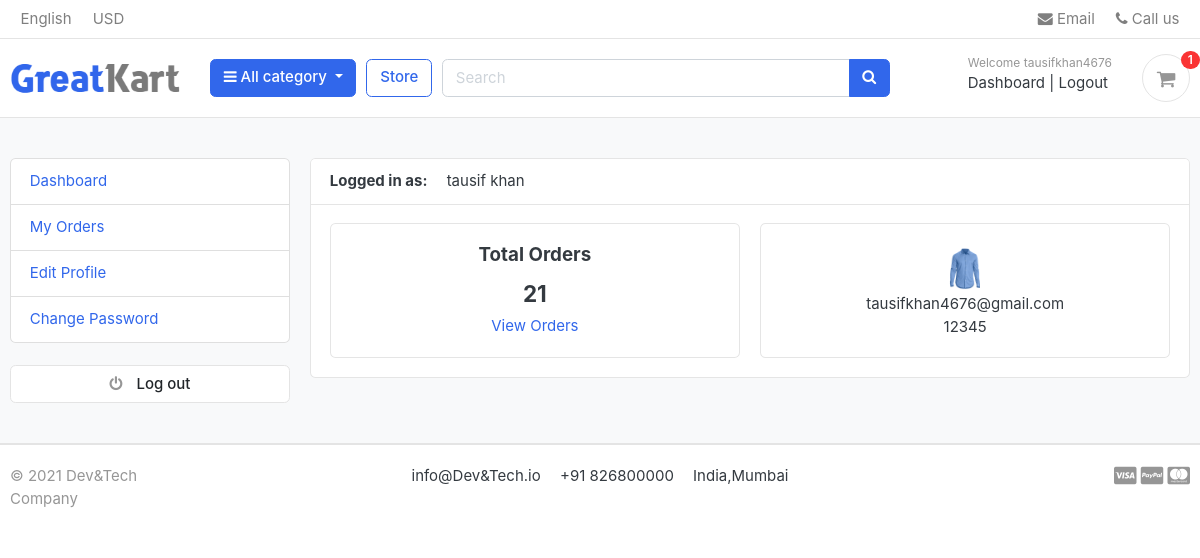
Screenshot of /accounts/dashboard/ (signed in) with the database file from the repository.
### accounts/models.py (models this page shows, shortened)
class Account(AbstractBaseUser):
    first_name=models.CharField(max_length=100,default="")
    last_name=models.CharField(max_length=100,default="")
    username=models.CharField(max_length=100,unique=True,default="")
    email=models.EmailField(max_length=100,unique=True,default="")
    phone_number=models.CharField(max_length=20,default="")
    date_joined=models.DateTimeField(auto_now_add=True)
    last_login=models.DateTimeField(auto_now_add=True)
    is_admin=models.BooleanField(default=False)
    is_active=models.BooleanField(default=False)
    is_staff=models.BooleanField(default=False)
    is_superadmin=models.BooleanField(default=False)
    USERNAME_FIELD='email'
    REQUIRED_FIELDS=['username','first_name','last_name']
    objects=MyAccountManager()

class UserProfile(models.Model):
    user=models.OneToOneField(Account,on_delete=models.CASCADE)
    address_line_1=models.CharField(max_length=255,blank=True)
    address_line_2=models.CharField(max_length=255,blank=True)
    profile_picture=models.ImageField(max_length=20,blank=True)
    city=models.CharField(max_length=20,blank=True)
    state=models.CharField(max_length=50,blank=True)
    country=models.CharField(max_length=20,blank=True)

### accounts/views.py (the view)
# urls.py: path('dashboard/',views.dashboard,name="dashboard"),
@login_required(login_url = 'login')
def dashboard(request):
    orders = Order.objects.order_by('-created_at').filter(user_id=request.user.id, is_ordered=True)
    orders_count = orders.count()
    userprofile=UserProfile.objects.get(user_id=request.user.id)
    context = {
        'orders_count': orders_count,
        'userprofile': userprofile,
    }
    return render(request, 'accounts/dashboard.html', context)

### carts/context_processors.py (called while the page is built)
def counter(request):
    cart_count=0
    if 'admin' in request.path:
        return{}
    else:
        try:
            cart=Cart.objects.filter(cart_id=_cart_id(request))
            if request.user.is_authenticated: #jab user login karega or cart m add karta hai
                cart_items=CartItem.objects.all().filter(user=request.user)
            else: #jab user bina log in k  cart me add karega
                cart_items=CartItem.objects.all().filter(cart=cart[:1])
            for cart_item in cart_items:
                cart_count=cart_count+cart_item.quantity
        except Cart.DoesNotExist:
            cart_count=0
        return dict(cart_count=cart_count)

### carts/views.py (called while the page is built)
def _cart_id(request):
    cart=request.session.session_key
    if not cart:
        cart=request.session.create()
    return cart

### category/context_processors.py (called while the page is built)
def menu_links(request):
    links=Category.objects.all()
    return dict(links=links)

### category/models.py (called while the page is built)
    def get_url(self):
        return reverse('products_by_category',args=[self.slug])

### templates/accounts/dashboard.html (shortened to what this page needs)
{% extends 'base.html' %}
{% block content %}
<section class="section-conten padding-y bg">
<div class="container">
	<div class="row">
	{% include 'includes/dashboard_sidebar.html' %}
	<main class="col-md-9">
		<article class="card">
		<header class="card-header">
			<strong class="d-inline-block mr-3">Logged in as:</strong>
			<span>{{user.first_name}} {{user.last_name}}</span>
		</header>
		<div class="card-body">
			<div class="row">
			<div class="col-md-6">
				<div class="card" style="text-align:center;">
					<div class="card-body">
						<h5 class="card-title">Total Orders</h5>
						<h4>{{orders_count}}</h4>
						<a href="{% url 'my_orders' %}">View Orders</a>
					</div>
				</div>
			</div>
			<div class="col-md-6">
				<div class="card" style="text-align:center;">
					<div class="card-body">
						<img src="{{userprofile.profile_picture.url}}" alt="User Profile Picture" width="50" height="50" style="border-radius:50%;">
						<p class="mb-0">{{user.email}}</p>
						<p>{{user.phone_number}}</p>
					</div>
				</div>
			</div>
			</div>
		</div>
		</article>
	</main>
</div>
</div>
</section>
{% endblock %}

### templates/includes/nav.html (shortened to what this page needs)
{% load static %}
<header class="section-header">
	<nav class="navbar p-md-0 navbar-expand-sm navbar-light border-bottom">
		<div class="container">
			<div class="collapse navbar-collapse" id="navbarTop4">
				<ul class="navbar-nav mr-auto">
					<li class="nav-item dropdown">
						<a href="#" class="nav-link"> English </a>
					</li>
					<li class="nav-item dropdown">
						<a href="#" class="nav-link"> USD </a>
					</li>
				</ul>
				<ul class="navbar-nav">
					<li><a href="#" class="nav-link"> <i class="fa fa-envelope"></i> Email </a></li>
					<li><a href="#" class="nav-link"> <i class="fa fa-phone"></i> Call us </a></li>
				</ul>
			</div>
		</div>
	</nav>
	<section class="header-main border-bottom">
		<div class="container">
			<div class="row align-items-center">
				<div class="col-lg-2 col-md-3 col-6">
					<a href="{% url 'home' %}" class="brand-wrap">
						<img class="logo" src="{% static './images/logo.png' %}">
					</a>
				</div>
				<div class="col-lg col-sm col-md col-6 flex-grow-0">
					<div class="category-wrap dropdown d-inline-block float-right">
						<button type="button" class="btn btn-primary dropdown-toggle" data-toggle="dropdown">
							<i class="fa fa-bars"></i> All category
						</button>
					</div>
				</div>
				<a href="{% url 'store' %}" class="btn btn-outline-primary">Store</a>
				<div class="col-lg  col-md-6 col-sm-12 col">
					<form method="GET" action="{% url 'search' %}" class="search">
						<div class="input-group w-100">
							<input type="text" class="form-control" style="width:60%;" name="keyword" placeholder="Search">
							<div class="input-group-append">
								<button class="btn btn-primary" type="submit">
									<i class="fa fa-search"></i>
								</button>
							</div>
						</div>
					</form>
				</div>
				<div class="col-lg-3 col-sm-6 col-8 order-2 order-lg-3">
					<div class="d-flex justify-content-end mb-3 mb-lg-0">
						{% if user.id is None %}
						<div class="widget-header">
							<small class="title text-muted">Welcome Guest </small>
							<div>
								<a href="{% url 'login' %}">Sign in</a> <span class="dark-transp"> | </span>
								<a href="{% url 'register'%}"> Register</a>
							</div>
						</div>
						{% else %}
						<div class="widget-header">
							<small class="title text-muted">Welcome {{user.username}}</small>
							<div>
								<a href="{% url 'dashboard'%}">Dashboard</a> <span class="dark-transp"> | </span>
								<a href="{% url 'logout'%}"> Logout</a>
								{% endif %}
							</div>
						</div>
						<a href="{% url 'cart' %}" class="widget-header pl-3 ml-3">
							<div class="icon icon-sm rounded-circle border"><i class="fa fa-shopping-cart"></i></div>
							<span class="badge badge-pill badge-danger notify">{{cart_count}}</span>
						</a>
					</div>
				</div>
			</div>
		</div>
	</section>
</header>

### static/css/ui.css (style rules this page uses)
html { font-family: "Inter", sans-serif; font-size: 15px; }
.icon-xs, .icon-sm, .icon-md, .icon-lg { display: inline-block; text-align: center; flex-shrink: 0; flex-grow: 0; }
.icon-sm { width: 48px; height: 48px; line-height: 48px !important; font-size: 20px; }
.padding-y { padding-top: 40px; padding-bottom: 40px; }
article:after, .form-group:after { display: block; clear: both; content: ""; }
.bg { background-color: #f8f9fa; }
p:last-child { margin-bottom: 0; }
.header-main { position: relative; padding-top: 1rem; padding-bottom: 1rem; }
.brand-wrap .logo, .navbar-brand .logo { margin-right: 7px; max-height: 42px; display: inline-block; }
.widget-header { display: inline-block; vertical-align: middle; position: relative; }
.widget-header a { color: #343a40; }
.widget-header i { color: #969696; }
.widget-header .title { display: block; }
.widget-header .notify { position: absolute; top: -3px; right: -10px; }
.notify { position: absolute; top: -4px; right: -10px; display: inline-block; padding: 0.25em 0.6em; font-size: 12px; line-height: 1; text-align: center; border-radius: 3rem; color: #fff; background-color: #fa3434; }

### rows the page displays
Account: username "tausifkhan4676", first_name "tausif", last_name "khan", email "tausifkhan4676@gmail.com", phone_number "12345"
UserProfile: profile_picture (picture)

### other values shown
{{ cart_count }} "1"
{{ orders_count }} "21"
